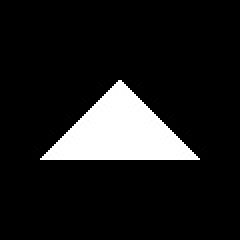
#> input picture HW2/triangle.jpg, 120 x 120 px (shown 2 times larger)
$ python p2.py
#> lines starting #> are read from the running program, lines starting #| are printed output that depends on the picture; after the words box and inside, x2 and y2 are one past the last pixel; in counts of white or black regions, pixels touching at a corner belong together
### HW2/SearchParadigm.py
import numpy as np
import cv2
import matplotlib.pyplot as plt
from skimage import io
from numpy.random import choice as randI
from numpy.random import permutation

img_tri = cv2.imread('triangle.jpg',0)
#> img_tri is the input picture: shape (120, 120); min 0, max 255, mean 29
img_sq = cv2.imread('square.jpg',0)
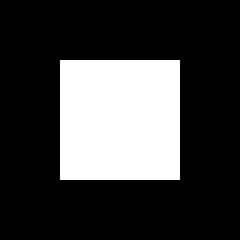
#> input picture HW2/square.jpg, 120 x 120 px (shown 2 times larger)
#> img_sq is the input picture: shape (120, 120); min 0, max 255, mean 63.8
#> the answer given: 3
#> the answer given: 1

# Search space is a 1440 x 1440 image which is divided into 144 blocks of
# 120 x 120 matrixes

# [18 lines left out: function feature_search_paradigm, not called in this run]

def conjunction_search_paradigm(N):
#> called with N = 3
    color = [0, 2]
    img = np.zeros((1440,1440,3), np.uint8)
    N_of_sq = int(randI(N-1,1)) + 1 #randomly takeno  of squares
    N_of_tr = N - N_of_sq

    object_location = permutation(np.arange(144))[:N] #randomly take points for object location out of avaliable 144 position
    square_location = object_location[:N_of_sq] #randomly take points for square object out of avaliable N object
    triangle_location = object_location[N_of_sq:]

    tr_color = int(color[int(randI(2,1))])
    sq_color = int(2 - tr_color)

    odd_stimuli_shape = int(randI(2,1))

#     matrix for location k in the block of 144 in 1440 x 1440 image will be
#     img[(k/12)*120:(k/12+1)*120, (k%12)*120:(k%12+1)*120,:]
    if odd_stimuli_shape:
        odd_stimuli_location = int(randI(N_of_sq,1))

        for i in range(N_of_sq):
            if i == odd_stimuli_location:
                img[int(square_location[i]/12)*120:(int(square_location[i]/12)+1)*120, int(square_location[i]%12)*120:(int(square_location[i]%12)+1)*120, tr_color] = img_sq
            else:
                img[int(square_location[i]/12)*120:(int(square_location[i]/12)+1)*120, int(square_location[i]%12)*120:(int(square_location[i]%12)+1)*120, sq_color] = img_sq

        for i in range(N_of_tr):
                img[int(triangle_location[i]/12)*120:(int(triangle_location[i]/12)+1)*120, int(triangle_location[i]%12)*120:(int(triangle_location[i]%12)+1)*120, tr_color] = img_tri
    else:
        odd_stimuli_location = int(randI(N_of_tr,1))

        for i in range(N_of_tr):
            if i == odd_stimuli_location:
                img[int(triangle_location[i]/12)*120:(int(triangle_location[i]/12)+1)*120, int(triangle_location[i]%12)*120:(int(triangle_location[i]%12)+1)*120, sq_color] = img_tri
            else:
                img[int(triangle_location[i]/12)*120:(int(triangle_location[i]/12)+1)*120, int(triangle_location[i]%12)*120:(int(triangle_location[i]%12)+1)*120, tr_color] = img_tri
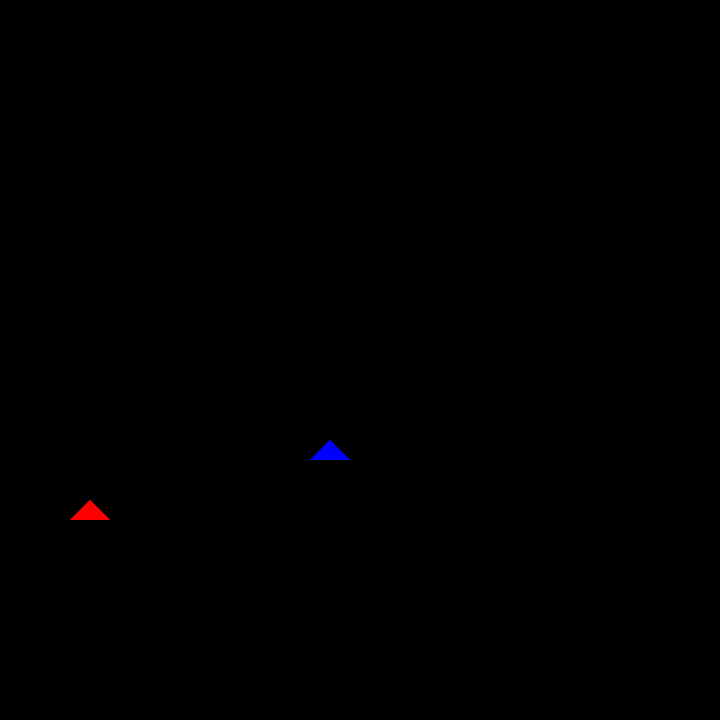
#> img: shape (1440, 1440, 3) (shown at 1/2 size); mean of channels 0, 1, 2 0.2, 0, 0.2; drawn as B, G, R

        for i in range(N_of_sq):
                img[int(square_location[i]/12)*120:(int(square_location[i]/12)+1)*120, int(square_location[i]%12)*120:(int(square_location[i]%12)+1)*120, sq_color] = img_sq
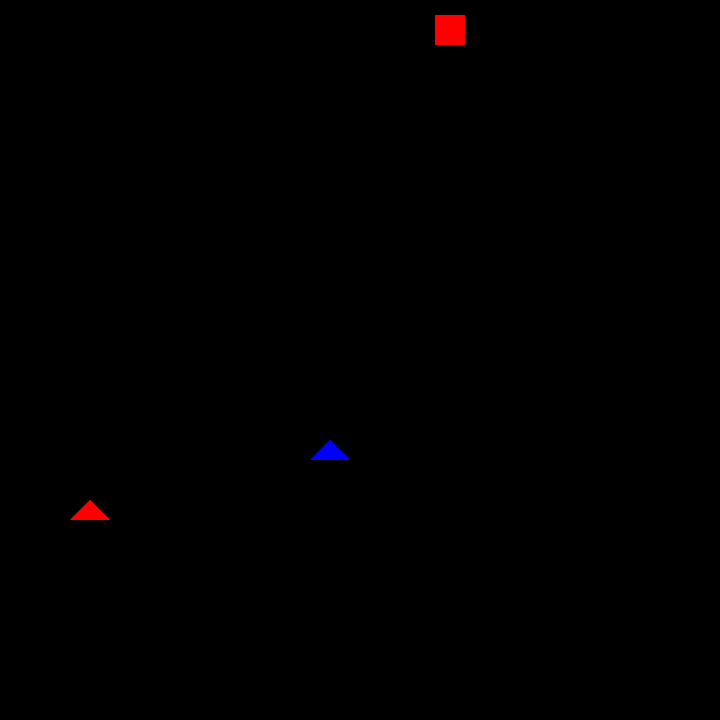
#> img: shape (1440, 1440, 3) (shown at 1/2 size); 0.19% of pixels changed, all inside (x1, y1, x2, y2) = (864, 24, 936, 96); drawn as B, G, R


    return (object_location, img)

def get_paradigm(N, E):
    if E == 0:
        object_location, paradigm = feature_search_paradigm(N)
    else:
        object_location, paradigm = conjunction_search_paradigm(N)
#> object_location = [7, 89, 97]

    return (object_location, np.uint8(paradigm))

### HW2/p2.py
#!/usr/bin/env python
# coding: utf-8

# In[1]:


import numpy as np
import cv2
import matplotlib.pyplot as plt
from skimage import io
from SearchParadigm import get_paradigm


# In[2]:


print("Make sure to enter N>1 for  conjunction search!")

N = int(input("No of Objects: "))
E = int(input("Experiment Type [0 - Feature; 1 - Conjunction]: "))

object_location, paradigm_img = get_paradigm(N, E)
#> object_location = [7, 89, 97]

io.imshow(paradigm_img)
plt.show()
